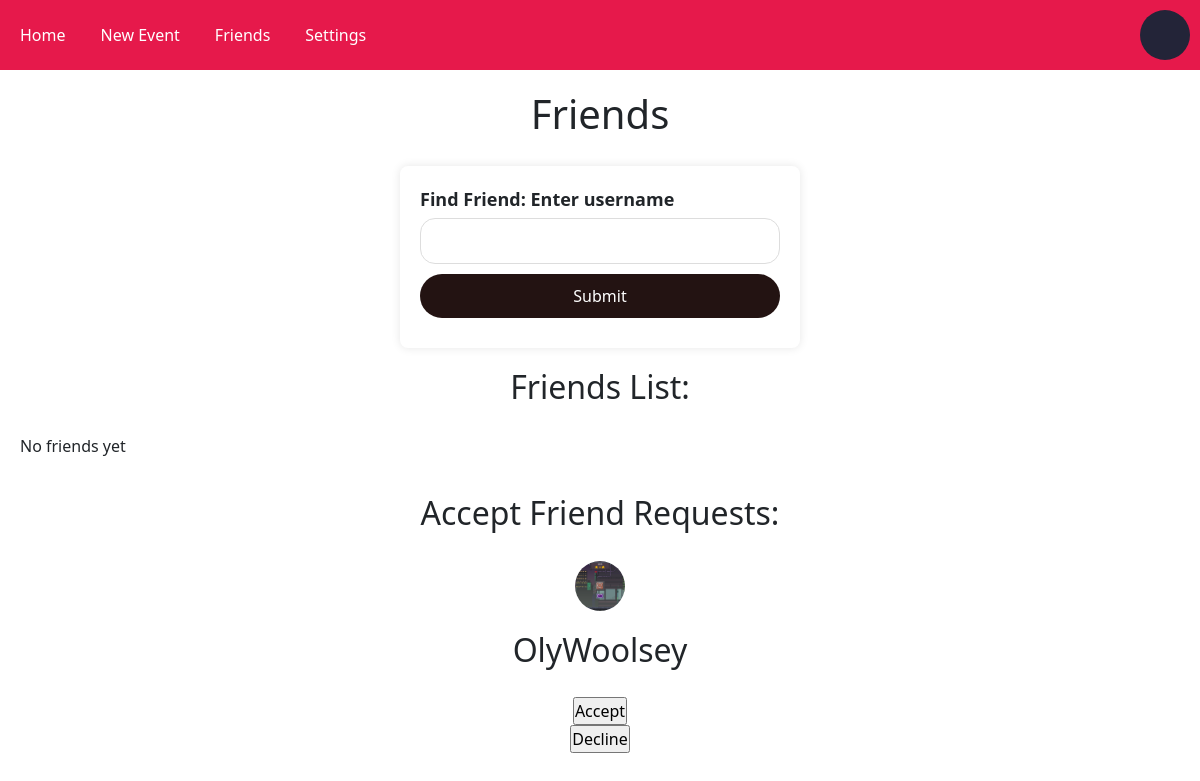
Page /friends (signed in) on the committed database.
### run.py (models this page shows)
class User(db.Model):
    id = db.Column(db.Integer, primary_key=True)
    username = db.Column(db.String(32), index=True, unique=True)
    password = db.Column(db.String(32))
    email = db.Column(db.String(120), index=True, unique=True)

### run.py (the view, shortened to what this page needs)
@app.route('/friends', methods=('GET', 'POST'))
def friends():
    formNew = NewFriendForm()
    formRemove = RemoveFriendForm()
    formAccept = AcceptFriendForm()
    formReject = RejectFriendForm()
    formCancel = CancelFriendForm()
    if checkUser():
        username = User.query.filter_by(id=session['userID']).first().username
        picture = './static/uploads/' + username + '.jpg'
        friends = Friend.query.filter(
            or_(Friend.user_id1 == session['userID'], Friend.user_id2 == session['userID'])
        ).all()
        friendsList = []
        friendsRequestRecieved = []
        friendsRequestSent = []
        for i in friends:
            if i.status == 1:
                if i.user_id1 == session['userID']:
                    friendsList.append(User.query.filter_by(id=i.user_id2).first())
                else:
                    friendsList.append(User.query.filter_by(id=i.user_id1).first())
            elif i.status == 0:
                if i.user_id1 == session['userID']:
                    friendsRequestSent.append(User.query.filter_by(id=i.user_id2).first())
                else:
                    friendsRequestRecieved.append(User.query.filter_by(id=i.user_id1).first())
        return render_template('friends.html',
                               username=User.query.filter_by(id=session['userID']).first().username,
                               profile_picture=picture,
                               formNew=formNew,
                               formRemove=formRemove,
                               formAccept=formAccept,
                               formReject=formReject,
                               formCancel=formCancel,
                               friendsList=friendsList,
                               friendsRequestSent=friendsRequestSent,
                               friendsRequestRecieved=friendsRequestRecieved)
    else:
        return redirect(url_for('home'))

### forms.py
class NewFriendForm(FlaskForm):
    username = StringField('Username', validators=[DataRequired()])

class RemoveFriendForm(FlaskForm):
    remove_friend_id = IntegerField('ID', validators=[DataRequired()])

### run.py (called while the page is built)
def checkUser():
    if session.get('logged_in'):
        return True
    else:
        return False

### templates/friends.html (shortened to what this page needs)
{% extends "base.html" %}
{% block content %}
<body>
  <nav>
    <div class="nav-links">
      <a href="/home">Home</a>
      <a href="/create_event">New Event</a>
      <a href="/friends">Friends</a>
      <a href="/settings">Settings</a>
    </div>
    <img id="profile-picture" src="{{ profile_picture }}" alt="Profile Picture" onclick="changeProfilePicture()">
  </nav>
  <h1>Friends</h1>
  <div class="enterDetails">
    <form method='post' name="NewFriend">
      <div>
        <label for="username">Find Friend: Enter username</label>
        {{ formNew.username }}
      </div>
      <div>
        <input type="submit" id="submit" name="submit" value="Submit">
      </div>
    </form>
  </div>
  <h2>Friends List:</h2>
  {% if friendsList|length == 0 %}
    <p>No friends yet</p>
  {% endif %}
  {% if friendsRequestRecieved|length > 0 %}
    <h2>Accept Friend Requests:</h2>
    <div class="item-list-container">
      {% for friend in friendsRequestRecieved %}
        <div class="item-list">
          <img id="profile-picture" src="./static/uploads/{{ friend.username }}.jpg" alt="{{ friend.username }}'s Profile Picture">
          <h2>{{ friend.username }}</h2>
          <form method='post' name="AcceptFriend">
            <div>
              <input type="submit" id="submit" name="submit" value="Accept">
            </div>
          </form>
          <form method='post' name="DeclineFriend">
            <div>
              <input type="submit" id="submit" name="submit" value="Decline">
            </div>
          </form>
        </div>
      {% endfor %}
    </div>
  {% endif %}
{% endblock %}

### static/stylesheet.css (style rules this page uses)
html { scroll-behavior: smooth; padding: 0; margin: 0; font-family: Arial, Helvetica, sans-serif; font-size: 16px; }
* { padding: 0; margin: 0; }
h1 { font-size: 40px; font-weight: bold; padding: 20px; text-align: center; }
h2 { font-size: 30px; font-weight: bold; padding: 20px; text-align: center; }
p { padding-left: 20px; }
body { display: flex; flex-direction: column; min-height: 100vh; }
#profile-picture { width: 50px; height: 50px; border-radius: 50%; object-fit: cover; }
nav { display: flex; justify-content: space-between; align-items: center; padding: 10px; background-color: #e6194b; color: #ffffff; }
nav a, nav button { text-decoration: none; color: #fff; padding: 10px; border: none; background-color: transparent; cursor: pointer; }
nav img { border-radius: 50%; cursor: pointer; }
.nav-links { display: flex; }
.nav-links a { margin-right: 15px; }
.enterDetails { justify-content: center; display: flex; background-color: #fff; padding: 20px; border-radius: 8px; box-shadow: 0 0 10px rgba(0, 0, 0, 0.1); max-width: 400px; width: 100%; align-self: center; }
.enterDetails form { display: flex; flex-direction: column; }
.enterDetails label { font-size: 18px; font-weight: bold; margin-bottom: 5px; }
.enterDetails input { width: 100%; text-decoration: none; padding: 10px; border: 1px solid #ddd; border-radius: 15px; margin-bottom: 10px; }
.enterDetails #submit { padding: 10px; border: none; border-radius: 30px; background-color: #231312; color: #fff; text-decoration: none; min-width: 300px; text-align: center; }
.item-list-container { display: flex; flex-wrap: wrap; }
.item-list { display: flex; flex: 1; min-width: 100px; flex-direction: column; align-items: center; }

### rows in the picture
User: username (picture), username "OlyWoolsey"
